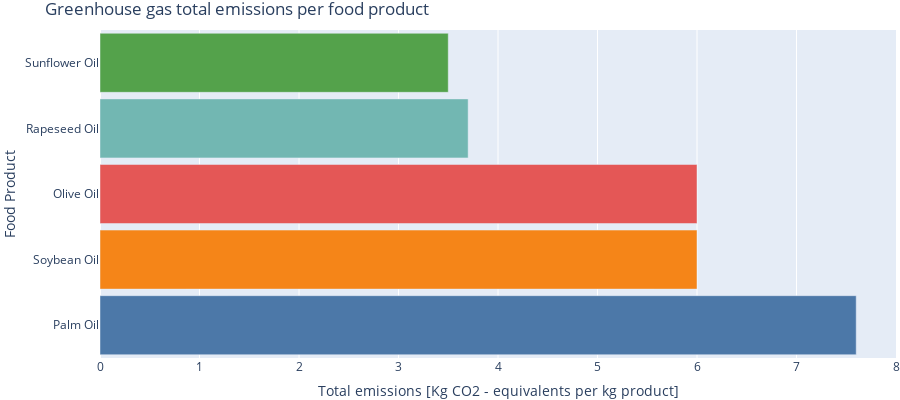

The cell this chart's notebook holds for it:
### Markdown cell above
### Argument 2: Palm oil production emits more CO2 than other vegetable oils.

From the graph below, it is clear that palm oil emits the most CO2 per kg of product of all different types of oil, up to more than double the amount.

### Code cell
import pandas as pd
import plotly.graph_objects as go

# Read the dataset
fp_raw = pd.read_csv('../Datasets/Food_Production.csv')

# List of oils
oils = [oil for oil in fp_raw['Food product'] if 'Oil' in oil]

# Sort the table
data1 = fp_raw[fp_raw['Food product'].isin(oils)].sort_values(by=['Total_emissions'], ascending=False)

# Define colors for the bars
colors = px.colors.qualitative.T10[:len(data1)]

# Create Plotly figure
fig = go.Figure()

fig.add_trace(go.Bar(
    y=data1['Food product'],
    x=data1['Total_emissions'],
    orientation='h',
    marker_color=colors,
))

# Update layout
fig.update_layout(
    title='Greenhouse gas total emissions per food product',
    xaxis_title='Total emissions [Kg CO2 - equivalents per kg product]',
    yaxis_title='Food Product',
    height=400,
    yaxis=dict(automargin=True),  # Ensure labels fit
    bargap=0.1,  # Gap between bars
    margin=dict(l=0, r=0, t=30, b=0),  # Adjust margins for better appearance
)

# Show plot
fig.show()

### Figure 1 — Plotly figure (JSON) as saved in the notebook; plotly's stock layout.template omitted (floating-point values rounded to 4 significant figures)
{"data": [{"marker": {"color": ["#4C78A8", "#F58518", "#E45756", "#72B7B2", "#54A24B"]}, "orientation": "h", "type": "bar", "x": [7.6, 6, 6, 3.7, 3.5], "y": ["Palm Oil", "Soybean Oil", "Olive Oil", "Rapeseed Oil", "Sunflower Oil"]}], "layout": {"bargap": 0.1, "height": 400, "margin": {"b": 0, "l": 0, "r": 0, "t": 30}, "title": {"text": "Greenhouse gas total emissions per food product"}, "xaxis": {"title": {"text": "Total emissions [Kg CO2 - equivalents per kg product]"}}, "yaxis": {"automargin": true, "title": {"text": "Food Product"}}}}
